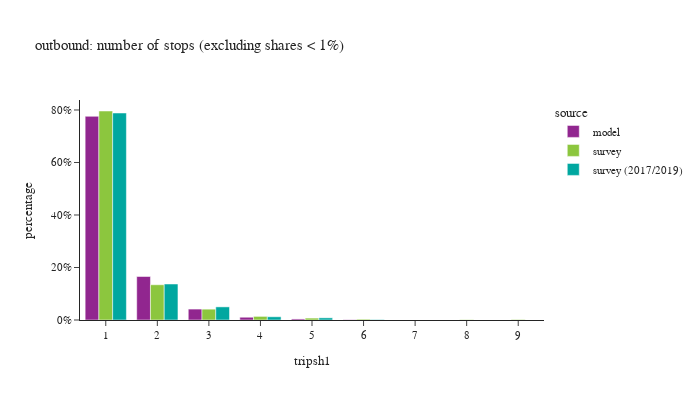

The notebook cell saved with this chart:
### Code cell
df_plot = df_tour.groupby(['tripsh1','source'])['toexpfac'].sum().reset_index()
df_plot['percentage'] = df_plot.groupby(['source'], group_keys=False)['toexpfac']. \
    apply(lambda x: x / float(x.sum()))
df_plot = df_plot.loc[df_plot['percentage'] > 0.001]

fig = px.bar(df_plot.sort_values(['source']), x="tripsh1", y="percentage", color="source",
             barmode="group",title="outbound: number of stops (excluding shares < 1%)",
             hover_data=['toexpfac'])
fig.update_layout(height=400, width=700, font=dict(size=11),
                  xaxis = dict(dtick = 1, categoryorder='category ascending'),
                  yaxis=dict(tickformat=".0%"))
fig.show()

### Figure 1 — Plotly figure (JSON) as saved in the notebook; plotly's stock layout.template omitted (floating-point values rounded to 4 significant figures)
{"data": [{"alignmentgroup": "True", "customdata": [[4695000.0], [6502.0], [24180.0], [251700.0], [63720.0], [1003000.0]], "hovertemplate": "source=model<br>tripsh1=%{x}<br>percentage=%{y}<br>toexpfac=%{customdata[0]}<extra></extra>", "legendgroup": "model", "marker": {"color": "#91268F", "pattern": {"shape": ""}}, "name": "model", "offsetgroup": "model", "orientation": "v", "showlegend": true, "textposition": "auto", "type": "bar", "x": [1, 6, 5, 3, 4, 2], "xaxis": "x", "y": [0.7759, 0.001074, 0.003995, 0.04159, 0.01053, 0.1657], "yaxis": "y"}, {"alignmentgroup": "True", "customdata": [[210200.0], [6195.0], [69990.0], [37070.0], [4057000.0], [15690.0], [684000.0], [10150.0]], "hovertemplate": "source=survey<br>tripsh1=%{x}<br>percentage=%{y}<br>toexpfac=%{customdata[0]}<extra></extra>", "legendgroup": "survey", "marker": {"color": "#8CC63E", "pattern": {"shape": ""}}, "name": "survey", "offsetgroup": "survey", "orientation": "v", "showlegend": true, "textposition": "auto", "type": "bar", "x": [3, 8, 4, 5, 1, 6, 2, 9], "xaxis": "x", "y": [0.04125, 0.001216, 0.01374, 0.007276, 0.7961, 0.003079, 0.1343, 0.001992], "yaxis": "y"}, {"alignmentgroup": "True", "customdata": [[763300.0], [278400.0], [68500.0], [4389000.0], [45880.0], [9184.0]], "hovertemplate": "source=survey (2017/2019)<br>tripsh1=%{x}<br>percentage=%{y}<br>toexpfac=%{customdata[0]}<extra></extra>", "legendgroup": "survey (2017/2019)", "marker": {"color": "#00A7A0", "pattern": {"shape": ""}}, "name": "survey (2017/2019)", "offsetgroup": "survey (2017/2019)", "orientation": "v", "showlegend": true, "textposition": "auto", "type": "bar", "x": [2, 3, 4, 1, 5, 6], "xaxis": "x", "y": [0.1371, 0.05002, 0.01231, 0.7886, 0.008244, 0.00165], "yaxis": "y"}], "layout": {"barmode": "group", "font": {"size": 11}, "height": 400, "legend": {"title": {"text": "source"}, "tracegroupgap": 0}, "title": {"text": "outbound: number of stops (excluding shares < 1%)"}, "width": 700, "xaxis": {"anchor": "y", "categoryorder": "category ascending", "domain": [0.0, 1.0], "dtick": 1, "title": {"text": "tripsh1"}}, "yaxis": {"anchor": "x", "domain": [0.0, 1.0], "tickformat": ".0%", "title": {"text": "percentage"}}}}
